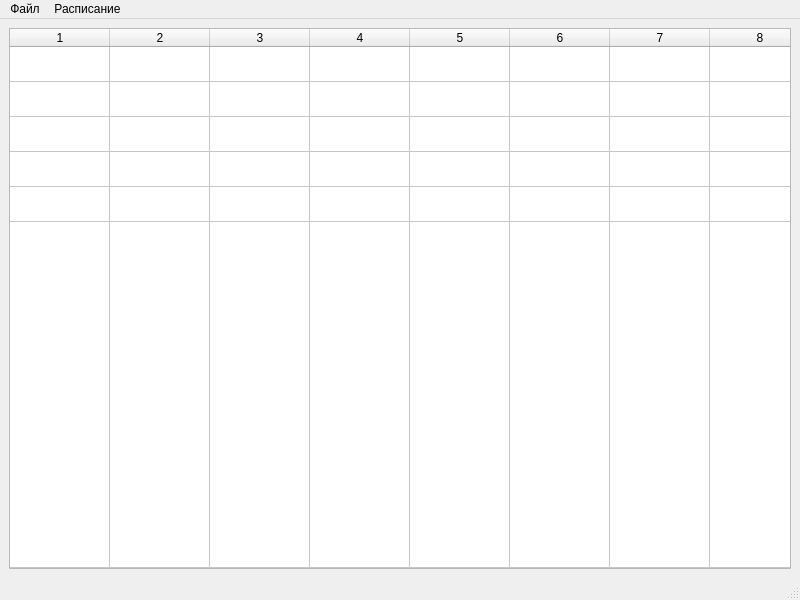
<?xml version="1.0" encoding="UTF-8"?>
<ui version="4.0">
 <class>StankinScheduleEditor2</class>
 <widget class="QMainWindow" name="StankinScheduleEditor2">
  <property name="geometry">
   <rect>
    <x>0</x>
    <y>0</y>
    <width>800</width>
    <height>600</height>
   </rect>
  </property>
  <property name="minimumSize">
   <size>
    <width>800</width>
    <height>600</height>
   </size>
  </property>
  <property name="windowTitle">
   <string>StankinScheduleEditor2</string>
  </property>
  <widget class="QWidget" name="centralwidget">
   <layout class="QHBoxLayout" name="horizontalLayout">
    <item>
     <widget class="QTableWidget" name="table">
      <property name="sizePolicy">
       <sizepolicy hsizetype="MinimumExpanding" vsizetype="MinimumExpanding">
        <horstretch>0</horstretch>
        <verstretch>0</verstretch>
       </sizepolicy>
      </property>
      <property name="focusPolicy">
       <enum>Qt::ClickFocus</enum>
      </property>
      <property name="verticalScrollBarPolicy">
       <enum>Qt::ScrollBarAlwaysOff</enum>
      </property>
      <property name="horizontalScrollBarPolicy">
       <enum>Qt::ScrollBarAlwaysOff</enum>
      </property>
      <property name="editTriggers">
       <set>QAbstractItemView::NoEditTriggers</set>
      </property>
      <property name="selectionMode">
       <enum>QAbstractItemView::SingleSelection</enum>
      </property>
      <property name="gridStyle">
       <enum>Qt::SolidLine</enum>
      </property>
      <property name="cornerButtonEnabled">
       <bool>false</bool>
      </property>
      <property name="rowCount">
       <number>6</number>
      </property>
      <property name="columnCount">
       <number>8</number>
      </property>
      <attribute name="horizontalHeaderCascadingSectionResizes">
       <bool>false</bool>
      </attribute>
      <attribute name="horizontalHeaderShowSortIndicator" stdset="0">
       <bool>false</bool>
      </attribute>
      <attribute name="horizontalHeaderStretchLastSection">
       <bool>true</bool>
      </attribute>
      <attribute name="verticalHeaderVisible">
       <bool>false</bool>
      </attribute>
      <attribute name="verticalHeaderCascadingSectionResizes">
       <bool>false</bool>
      </attribute>
      <attribute name="verticalHeaderMinimumSectionSize">
       <number>35</number>
      </attribute>
      <attribute name="verticalHeaderStretchLastSection">
       <bool>true</bool>
      </attribute>
      <row/>
      <row/>
      <row/>
      <row/>
      <row/>
      <row/>
      <column/>
      <column/>
      <column/>
      <column/>
      <column/>
      <column/>
      <column/>
      <column/>
     </widget>
    </item>
   </layout>
  </widget>
  <widget class="QMenuBar" name="menubar">
   <property name="geometry">
    <rect>
     <x>0</x>
     <y>0</y>
     <width>800</width>
     <height>21</height>
    </rect>
   </property>
   <widget class="QMenu" name="menuFile">
    <property name="title">
     <string>Файл</string>
    </property>
    <addaction name="actionCreate"/>
    <addaction name="actionOpen"/>
    <addaction name="actionSave"/>
    <addaction name="actionSaveAs"/>
    <addaction name="separator"/>
    <addaction name="actionExit"/>
   </widget>
   <widget class="QMenu" name="menuSchedule">
    <property name="title">
     <string>Расписание</string>
    </property>
    <addaction name="actionImport"/>
    <addaction name="actionExport"/>
    <addaction name="separator"/>
    <addaction name="actionSets"/>
    <addaction name="actionTransition"/>
   </widget>
   <addaction name="menuFile"/>
   <addaction name="menuSchedule"/>
  </widget>
  <widget class="QStatusBar" name="statusBar"/>
  <action name="actionCreate">
   <property name="text">
    <string>Создать</string>
   </property>
   <property name="shortcut">
    <string>Ctrl+N</string>
   </property>
  </action>
  <action name="actionOpen">
   <property name="text">
    <string>Открыть</string>
   </property>
   <property name="shortcut">
    <string>Ctrl+O</string>
   </property>
  </action>
  <action name="actionSave">
   <property name="text">
    <string>Сохранить</string>
   </property>
   <property name="shortcut">
    <string>Ctrl+S</string>
   </property>
  </action>
  <action name="actionSaveAs">
   <property name="text">
    <string>Сохранить как...</string>
   </property>
  </action>
  <action name="actionExit">
   <property name="text">
    <string>Выйти</string>
   </property>
   <property name="shortcut">
    <string>Ctrl+Q</string>
   </property>
  </action>
  <action name="actionImport">
   <property name="text">
    <string>Импорт</string>
   </property>
   <property name="shortcut">
    <string>Ctrl+R</string>
   </property>
  </action>
  <action name="actionExport">
   <property name="enabled">
    <bool>false</bool>
   </property>
   <property name="text">
    <string>Экспорт</string>
   </property>
   <property name="shortcut">
    <string>Ctrl+E</string>
   </property>
  </action>
  <action name="actionSets">
   <property name="text">
    <string>Сеты</string>
   </property>
  </action>
  <action name="actionTransition">
   <property name="text">
    <string>Переводы</string>
   </property>
  </action>
 </widget>
 <resources/>
 <connections/>
</ui>
